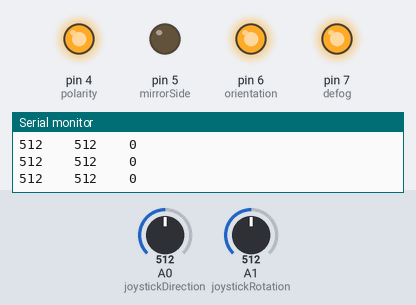
A sketch run on a simulated Arduino Uno, built with avr-gcc and run on an emulated ATmega328P. Parts: output pins drawn as LEDs (lit = HIGH), the last lines printed to the serial monitor. Inputs (shaded band) come from the test bench; at power-on: A1 (joystickRotation) = 512, A0 (joystickDirection) = 512. Pins used as bus, display or sensor lines are not drawn.

Above: at 1.2 s.
1.3 s: A1 (joystickRotation) set to 886
2.8 s: A1 (joystickRotation) set to 916
At 3.6 s:
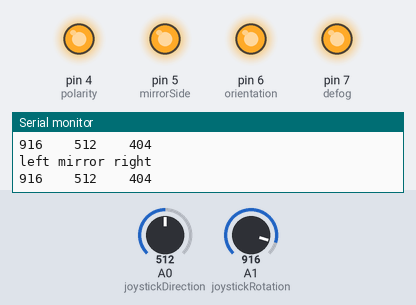
4.3 s: A0 (joystickDirection) set to 433
5.8 s: A0 (joystickDirection) set to 407
At 6.7 s:
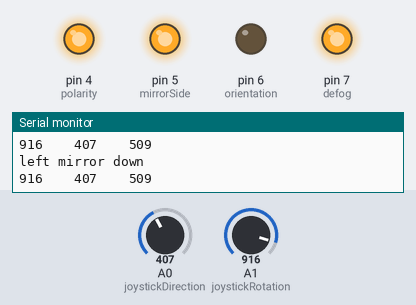
7.3 s: A1 (joystickRotation) set to 561
8.8 s: A1 (joystickRotation) set to 536
At 9.5 s:
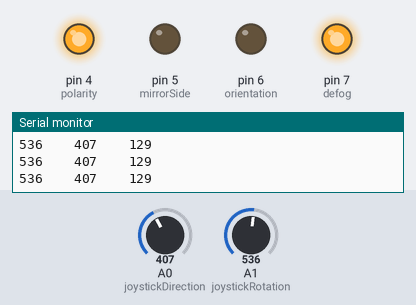
Timing chart, 0 to 11.3 s (numbered marks = the images above; inputs shaded):
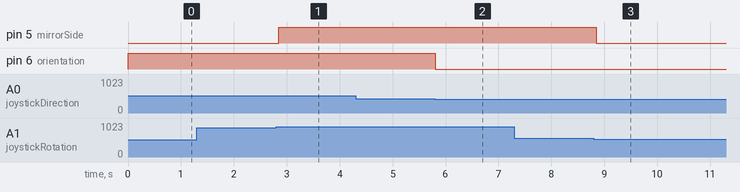

The sketch:

peiliohjain_rawdata.ino
```cpp
#define joystickRotation A1
#define joystickDirection A0
#define mirrorPower 3
#define polarity 4
#define mirrorSide 5
#define orientation 6
#define defog 7
#define on  LOW
#define off HIGH


//when up/left, polarity on. when down/right, polarity off
//when up/down, orientation on. when left/right, orientation off


void setup()
{
  Serial.begin(9600);

  //relay-controlling pins
  pinMode(mirrorPower, OUTPUT);
  pinMode(polarity, OUTPUT);
  pinMode(mirrorSide, OUTPUT);
  pinMode(orientation, OUTPUT);
  pinMode(defog, OUTPUT);


  digitalWrite(mirrorPower, off);
  digitalWrite(polarity, off);
  digitalWrite(mirrorSide, off);
  digitalWrite(orientation, off);
  digitalWrite(defog, off);
}

void loop() {

  if (analogRead(joystickRotation) < 50) {
    Serial.println("defog on");
    digitalWrite(defog, on);
    digitalWrite(mirrorPower, off); //cut power of mirror motors when not wanted to move
  }


  //10kohm

  //left mirror
  else if (analogRead(joystickRotation) > 900) {
    digitalWrite(mirrorSide, off); //controlling left mirror
    digitalWrite(defog, off);

    if (analogRead(joystickDirection) < 100) {
      //middle
      digitalWrite(mirrorPower, off); //cut power of mirror motors when not wanted to move
    }


    else if (analogRead(joystickDirection) > 200 && analogRead(joystickDirection) < 250) {
      //up
      Serial.println("left mirror up");
      digitalWrite(polarity, on);
      digitalWrite(orientation, on);
      digitalWrite(mirrorPower, on);
    }
    else if (analogRead(joystickDirection) > 350 && analogRead(joystickDirection) < 420) {
      //down
      Serial.println("left mirror down");
      digitalWrite(polarity, off);
      digitalWrite(orientation, on);
      digitalWrite(mirrorPower, on);
    }
    else if (analogRead(joystickDirection) > 550 && analogRead(joystickDirection) < 600) {
      //left
      Serial.println("left mirror left");
      digitalWrite(polarity, on);
      digitalWrite(orientation, off);
      digitalWrite(mirrorPower, on);
    }
    else if (analogRead(joystickDirection) > 500 && analogRead(joystickDirection) < 550) {
      //right
      Serial.println("left mirror right");
      digitalWrite(polarity, off);
      digitalWrite(orientation, off);
      digitalWrite(mirrorPower, on);
    }
  }

  //right mirror
  else if (analogRead(joystickRotation) < 550 && analogRead(joystickRotation) > 0) {
    digitalWrite(mirrorSide, on); //controlling right mirror
    digitalWrite(defog, off);

    if (analogRead(joystickDirection) < 80) {
      //middle
      digitalWrite(mirrorPower, off); //cut power of mirror motors when not wanted to move
    }


    else if (analogRead(joystickDirection) > 150 && analogRead(joystickDirection) < 200) {
      //up
      Serial.println("right mirror up");
      digitalWrite(polarity, on);
      digitalWrite(orientation, on);
      digitalWrite(mirrorPower, on);
    }
    else if (analogRead(joystickDirection) > 250 && analogRead(joystickDirection) < 300) {
      //down
      Serial.println("right mirror down");
      digitalWrite(polarity, off);
      digitalWrite(orientation, on);
      digitalWrite(mirrorPower, on);
    }
    else if (analogRead(joystickDirection) > 370 && analogRead(joystickDirection) < 400) {
      //left
      Serial.println("right mirror left");
      digitalWrite(polarity, on);
      digitalWrite(orientation, off);
      digitalWrite(mirrorPower, on);
    }
    else if (analogRead(joystickDirection) > 300 && analogRead(joystickDirection) < 350) {
      //right
      Serial.println("right mirror right");
      digitalWrite(polarity, off);
      digitalWrite(orientation, off);
      digitalWrite(mirrorPower, on);
    }
  }


  /*

    //1kohm

    //left mirror
    else if (analogRead(joystickRotation) >= 550 && analogRead(joystickRotation) <= 700) {
      digitalWrite(mirrorSide, off); //controlling left mirror
      digitalWrite(defog, off);

      if (analogRead(joystickDirection) < 100) {
        //middle
        digitalWrite(mirrorPower, off); //cut power of mirror motors when not wanted to move
      }


      else if (analogRead(joystickDirection) > 130 && analogRead(joystickDirection) < 160) {
        //up
        Serial.println("left mirror up");
        digitalWrite(polarity, on);
        digitalWrite(orientation, on);
        digitalWrite(mirrorPower, on);
      }
      else if (analogRead(joystickDirection) > 260 && analogRead(joystickDirection) < 280) {
        //down
        Serial.println("left mirror down");
        digitalWrite(polarity, off);
        digitalWrite(orientation, on);
        digitalWrite(mirrorPower, on);
      }
      else if (analogRead(joystickDirection) > 420 && analogRead(joystickDirection) < 450) {
        //left
        Serial.println("left mirror left");
        digitalWrite(polarity, on);
        digitalWrite(orientation, off);
        digitalWrite(mirrorPower, on);
      }
      else if (analogRead(joystickDirection) > 350 && analogRead(joystickDirection) < 400) {
        //right
        Serial.println("left mirror right");
        digitalWrite(polarity, off);
        digitalWrite(orientation, off);
        digitalWrite(mirrorPower, on);
      }
    }

    //right mirror
    else if (analogRead(joystickRotation) < 550 && analogRead(joystickRotation) > 0) {
      digitalWrite(mirrorSide, on); //controlling right mirror
      digitalWrite(defog, off);

      if (analogRead(joystickDirection) < 80) {
        //middle
        digitalWrite(mirrorPower, off); //cut power of mirror motors when not wanted to move
      }


      else if (analogRead(joystickDirection) > 80 && analogRead(joystickDirection) < 100) {
        //up
        Serial.println("right mirror up");
        digitalWrite(polarity, on);
        digitalWrite(orientation, on);
        digitalWrite(mirrorPower, on);
      }
      else if (analogRead(joystickDirection) > 150 && analogRead(joystickDirection) < 180) {
        //down
        Serial.println("right mirror down");
        digitalWrite(polarity, off);
        digitalWrite(orientation, on);
        digitalWrite(mirrorPower, on);
      }
      else if (analogRead(joystickDirection) > 240 && analogRead(joystickDirection) < 270) {
        //left
        Serial.println("right mirror left");
        digitalWrite(polarity, on);
        digitalWrite(orientation, off);
        digitalWrite(mirrorPower, on);
      }
      else if (analogRead(joystickDirection) > 200 && analogRead(joystickDirection) < 240) {
        //right
        Serial.println("right mirror right");
        digitalWrite(polarity, off);
        digitalWrite(orientation, off);
        digitalWrite(mirrorPower, on);
      }
    }


  */


  Serial.println(String(analogRead(joystickRotation))+"\t\t"+String(analogRead(joystickDirection))+"\t\t"+String(analogRead(joystickRotation) - analogRead(joystickDirection)));

  delay(100);
}


/*


  void applySetting (int setting) {
  switch (setting) {
    case 0:
      //null everything
      digitalWrite(mirrorPower, off);
      digitalWrite(polarity, off);
      digitalWrite(mirrorSide, off);
      digitalWrite(orientation, off);
      digitalWrite(defog, off);
      break;

    case 1:
      break;

    case 2:
      break;

    case 3:
      break;

    case 4:
      break;

    case 5:
      break;

    case 6:
      break;

    case 7:
      break;

    case 8:
      break;

    case 9:
      break;

    case 10:
      break;

    case 11:
      break;

    case 12:
      break;

    case 13:
      break;
  }
  }*/
```

Measured:
- the behaviour switches between 900 and 901 on A1 (joystickRotation) (found by bisection; images 0 and 1)
- the behaviour switches between 420 and 419 on A0 (joystickDirection) (found by bisection; images 1 and 2)
- the behaviour switches between 550 and 549 on A1 (joystickRotation) (found by bisection; images 2 and 3)
- after the input at 2.8 s, pin 5 (mirrorSide): LOW → HIGH after 0.05 s
- after the input at 5.8 s, pin 6 (orientation): HIGH → LOW at once
- after the input at 8.8 s, pin 5 (mirrorSide): HIGH → LOW after 0.05 s
